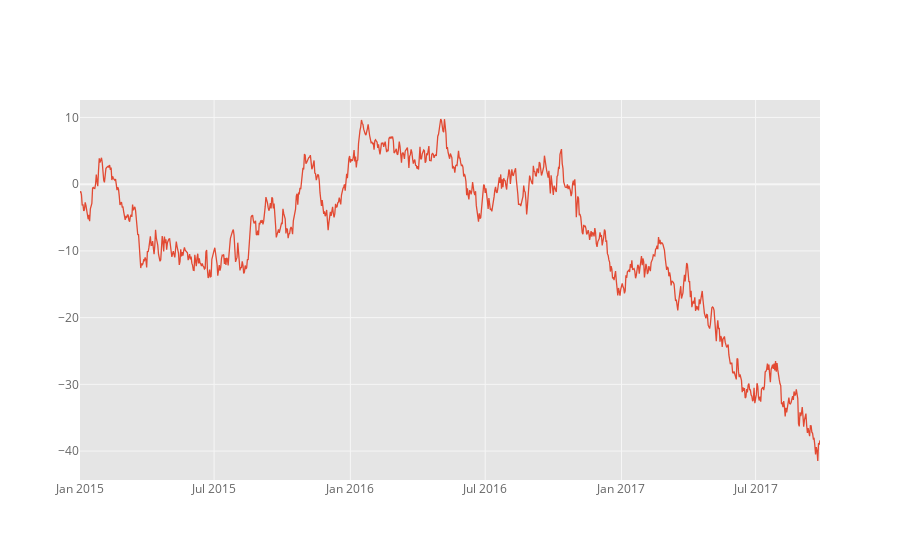

The cell this chart's notebook holds for it:
### Code cell
# Cufflinks can generate random data for different shapes
# Let's generate a single line with 1000 points
cf.datagen.lines(1,1000).iplot()

### Figure 1 — Plotly figure (JSON) as saved in the notebook; plotly's stock layout.template omitted (floating-point values rounded to 4 significant figures; data arrays with more than 128 entries replaced by an {"elided": "..."} marker saying what was removed)
{"data": [{"line": {"color": "rgba(226, 74, 51, 1.0)", "dash": "solid", "shape": "linear", "width": 1.3}, "mode": "lines", "name": "PLH.VX", "text": "", "type": "scatter", "x": {"elided": "1000 str values"}, "y": {"elided": "1000 float values"}}], "layout": {"legend": {"bgcolor": "#FFFFFF", "font": {"color": "#666666"}}, "paper_bgcolor": "#FFFFFF", "plot_bgcolor": "#E5E5E5", "title": {"font": {"color": "#151516"}}, "xaxis": {"gridcolor": "#F6F6F6", "showgrid": true, "tickfont": {"color": "#666666"}, "title": {"font": {"color": "#666666"}, "text": ""}, "zerolinecolor": "#F6F6F6"}, "yaxis": {"gridcolor": "#F6F6F6", "showgrid": true, "tickfont": {"color": "#666666"}, "title": {"font": {"color": "#666666"}, "text": ""}, "zerolinecolor": "#F6F6F6"}}}
